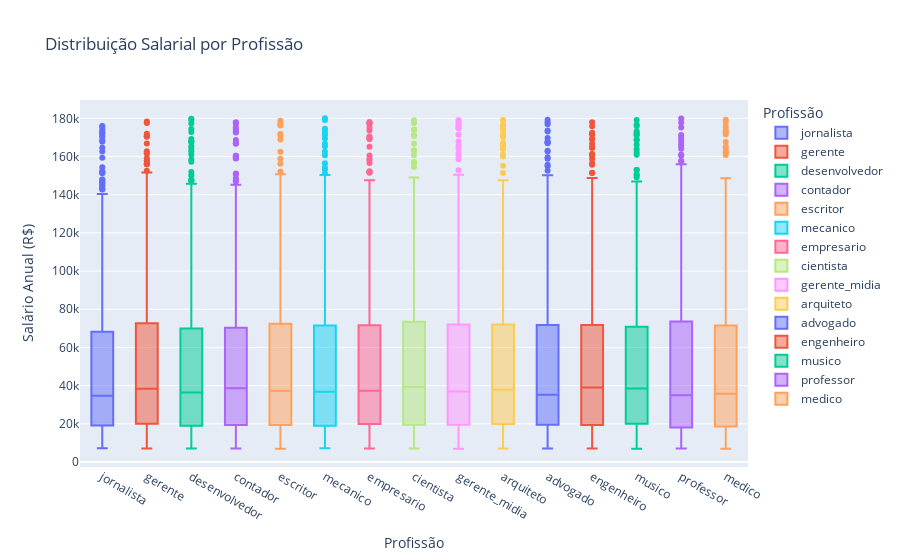

This figure's notebook cell:
### Code cell
grafico = px.box(
    df,
    x="profissao",
    y="salario_anual",
    color="profissao",
    title="Distribuição Salarial por Profissão",
    labels={"profissao": "Profissão", "salario_anual": "Salário Anual (R$)"}
)

grafico.update_layout(xaxis_title="Profissão", yaxis_title="Salário Anual (R$)")
grafico.show()

### Figure 1 — Plotly figure (JSON) as saved in the notebook; plotly's stock layout.template omitted (floating-point values rounded to 4 significant figures; data arrays with more than 128 entries replaced by an {"elided": "..."} marker saying what was removed)
{"data": [{"alignmentgroup": "True", "hovertemplate": "Profissão=%{x}<br>Salário Anual (R$)=%{y}<extra></extra>", "legendgroup": "jornalista", "marker": {"color": "#636efa"}, "name": "jornalista", "notched": false, "offsetgroup": "jornalista", "orientation": "v", "showlegend": true, "type": "box", "x": {"elided": "817 str values"}, "x0": " ", "xaxis": "x", "y": {"elided": "817 float values"}, "y0": " ", "yaxis": "y"}, {"alignmentgroup": "True", "hovertemplate": "Profissão=%{x}<br>Salário Anual (R$)=%{y}<extra></extra>", "legendgroup": "gerente", "marker": {"color": "#EF553B"}, "name": "gerente", "notched": false, "offsetgroup": "gerente", "orientation": "v", "showlegend": true, "type": "box", "x": {"elided": "804 str values"}, "x0": " ", "xaxis": "x", "y": {"elided": "804 float values"}, "y0": " ", "yaxis": "y"}, {"alignmentgroup": "True", "hovertemplate": "Profissão=%{x}<br>Salário Anual (R$)=%{y}<extra></extra>", "legendgroup": "desenvolvedor", "marker": {"color": "#00cc96"}, "name": "desenvolvedor", "notched": false, "offsetgroup": "desenvolvedor", "orientation": "v", "showlegend": true, "type": "box", "x": {"elided": "840 str values"}, "x0": " ", "xaxis": "x", "y": {"elided": "840 float values"}, "y0": " ", "yaxis": "y"}, {"alignmentgroup": "True", "hovertemplate": "Profissão=%{x}<br>Salário Anual (R$)=%{y}<extra></extra>", "legendgroup": "contador", "marker": {"color": "#ab63fa"}, "name": "contador", "notched": false, "offsetgroup": "contador", "orientation": "v", "showlegend": true, "type": "box", "x": {"elided": "843 str values"}, "x0": " ", "xaxis": "x", "y": {"elided": "843 float values"}, "y0": " ", "yaxis": "y"}, {"alignmentgroup": "True", "hovertemplate": "Profissão=%{x}<br>Salário Anual (R$)=%{y}<extra></extra>", "legendgroup": "escritor", "marker": {"color": "#FFA15A"}, "name": "escritor", "notched": false, "offsetgroup": "escritor", "orientation": "v", "showlegend": true, "type": "box", "x": {"elided": "788 str values"}, "x0": " ", "xaxis": "x", "y": {"elided": "788 float values"}, "y0": " ", "yaxis": "y"}, {"alignmentgroup": "True", "hovertemplate": "Profissão=%{x}<br>Salário Anual (R$)=%{y}<extra></extra>", "legendgroup": "mecanico", "marker": {"color": "#19d3f3"}, "name": "mecanico", "notched": false, "offsetgroup": "mecanico", "orientation": "v", "showlegend": true, "type": "box", "x": {"elided": "847 str values"}, "x0": " ", "xaxis": "x", "y": {"elided": "847 float values"}, "y0": " ", "yaxis": "y"}, {"alignmentgroup": "True", "hovertemplate": "Profissão=%{x}<br>Salário Anual (R$)=%{y}<extra></extra>", "legendgroup": "empresario", "marker": {"color": "#FF6692"}, "name": "empresario", "notched": false, "offsetgroup": "empresario", "orientation": "v", "showlegend": true, "type": "box", "x": {"elided": "831 str values"}, "x0": " ", "xaxis": "x", "y": {"elided": "831 float values"}, "y0": " ", "yaxis": "y"}, {"alignmentgroup": "True", "hovertemplate": "Profissão=%{x}<br>Salário Anual (R$)=%{y}<extra></extra>", "legendgroup": "cientista", "marker": {"color": "#B6E880"}, "name": "cientista", "notched": false, "offsetgroup": "cientista", "orientation": "v", "showlegend": true, "type": "box", "x": {"elided": "843 str values"}, "x0": " ", "xaxis": "x", "y": {"elided": "843 float values"}, "y0": " ", "yaxis": "y"}, {"alignmentgroup": "True", "hovertemplate": "Profissão=%{x}<br>Salário Anual (R$)=%{y}<extra></extra>", "legendgroup": "gerente_midia", "marker": {"color": "#FF97FF"}, "name": "gerente_midia", "notched": false, "offsetgroup": "gerente_midia", "orientation": "v", "showlegend": true, "type": "box", "x": {"elided": "840 str values"}, "x0": " ", "xaxis": "x", "y": {"elided": "840 float values"}, "y0": " ", "yaxis": "y"}, {"alignmentgroup": "True", "hovertemplate": "Profissão=%{x}<br>Salário Anual (R$)=%{y}<extra></extra>", "legendgroup": "arquiteto", "marker": {"color": "#FECB52"}, "name": "arquiteto", "notched": false, "offsetgroup": "arquiteto", "orientation": "v", "showlegend": true, "type": "box", "x": {"elided": "853 str values"}, "x0": " ", "xaxis": "x", "y": {"elided": "853 float values"}, "y0": " ", "yaxis": "y"}, {"alignmentgroup": "True", "hovertemplate": "Profissão=%{x}<br>Salário Anual (R$)=%{y}<extra></extra>", "legendgroup": "advogado", "marker": {"color": "#636efa"}, "name": "advogado", "notched": false, "offsetgroup": "advogado", "orientation": "v", "showlegend": true, "type": "box", "x": {"elided": "887 str values"}, "x0": " ", "xaxis": "x", "y": {"elided": "887 float values"}, "y0": " ", "yaxis": "y"}, {"alignmentgroup": "True", "hovertemplate": "Profissão=%{x}<br>Salário Anual (R$)=%{y}<extra></extra>", "legendgroup": "engenheiro", "marker": {"color": "#EF553B"}, "name": "engenheiro", "notched": false, "offsetgroup": "engenheiro", "orientation": "v", "showlegend": true, "type": "box", "x": {"elided": "858 str values"}, "x0": " ", "xaxis": "x", "y": {"elided": "858 float values"}, "y0": " ", "yaxis": "y"}, {"alignmentgroup": "True", "hovertemplate": "Profissão=%{x}<br>Salário Anual (R$)=%{y}<extra></extra>", "legendgroup": "musico", "marker": {"color": "#00cc96"}, "name": "musico", "notched": false, "offsetgroup": "musico", "orientation": "v", "showlegend": true, "type": "box", "x": {"elided": "794 str values"}, "x0": " ", "xaxis": "x", "y": {"elided": "794 float values"}, "y0": " ", "yaxis": "y"}, {"alignmentgroup": "True", "hovertemplate": "Profissão=%{x}<br>Salário Anual (R$)=%{y}<extra></extra>", "legendgroup": "professor", "marker": {"color": "#ab63fa"}, "name": "professor", "notched": false, "offsetgroup": "professor", "orientation": "v", "showlegend": true, "type": "box", "x": {"elided": "834 str values"}, "x0": " ", "xaxis": "x", "y": {"elided": "834 float values"}, "y0": " ", "yaxis": "y"}, {"alignmentgroup": "True", "hovertemplate": "Profissão=%{x}<br>Salário Anual (R$)=%{y}<extra></extra>", "legendgroup": "medico", "marker": {"color": "#FFA15A"}, "name": "medico", "notched": false, "offsetgroup": "medico", "orientation": "v", "showlegend": true, "type": "box", "x": {"elided": "821 str values"}, "x0": " ", "xaxis": "x", "y": {"elided": "821 float values"}, "y0": " ", "yaxis": "y"}], "layout": {"boxmode": "overlay", "legend": {"title": {"text": "Profissão"}, "tracegroupgap": 0}, "title": {"text": "Distribuição Salarial por Profissão"}, "xaxis": {"anchor": "y", "categoryarray": ["jornalista", "gerente", "desenvolvedor", "contador", "escritor", "mecanico", "empresario", "cientista", "gerente_midia", "arquiteto", "advogado", "engenheiro", "musico", "professor", "medico"], "categoryorder": "array", "domain": [0, 1], "title": {"text": "Profissão"}}, "yaxis": {"anchor": "x", "domain": [0, 1], "title": {"text": "Salário Anual (R$)"}}}}
